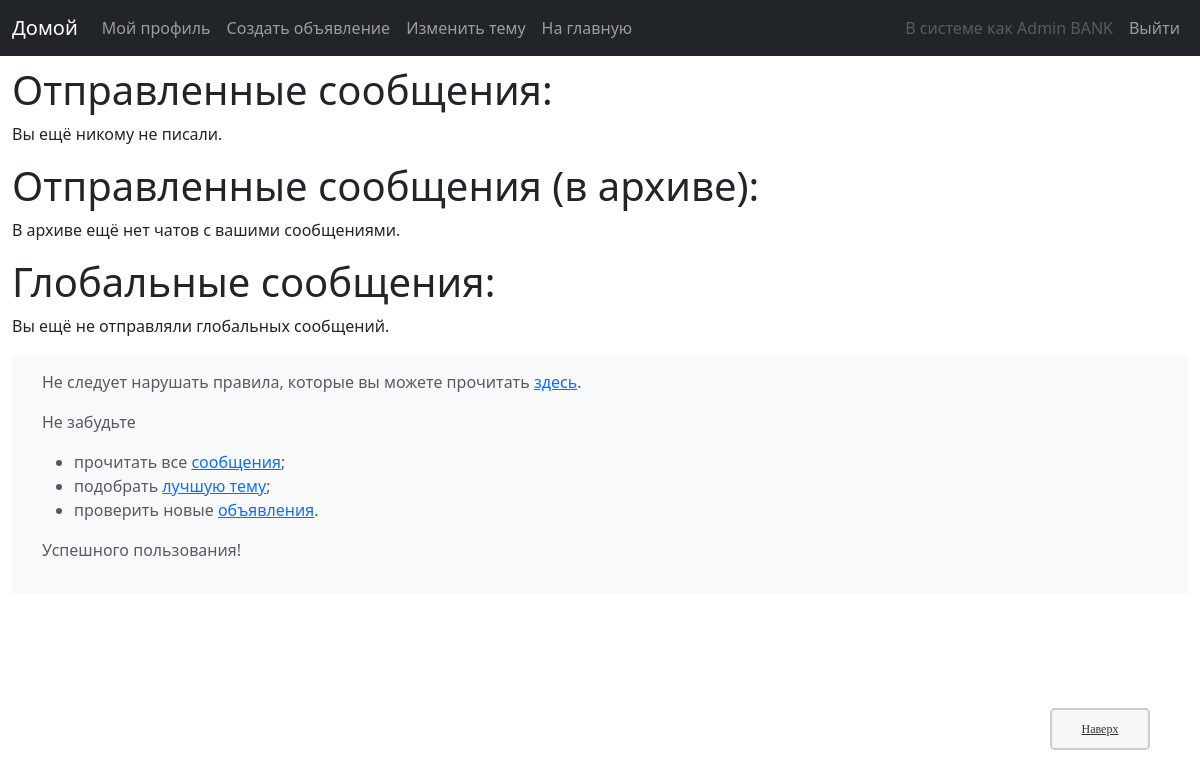
The page /messenger/messages/edit/ (signed in) on the database as committed earlier.
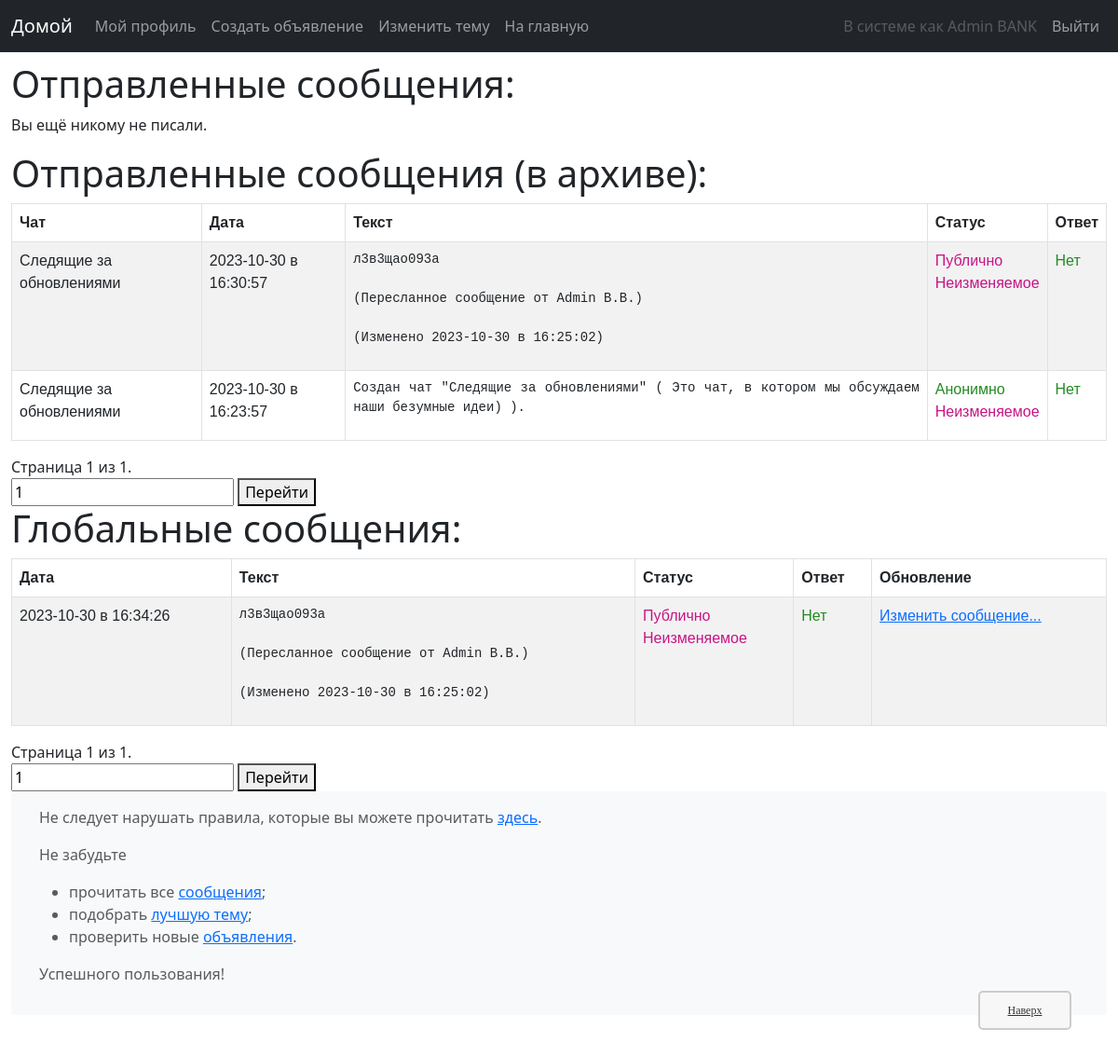
The same page on the database as committed later.
### messenger/models.py (models this page shows, shortened)
class message(models.Model):
    date = models.DateField(default=datetime.date(year=1, month=1, day=1), verbose_name='Дата:')
    time = models.TimeField(default=datetime.time(hour=0), verbose_name="Время:")
    receiver = models.ForeignKey('chat', blank=True, on_delete=models.CASCADE, null=True, verbose_name="Получатель:")
    creator = models.ForeignKey(account, on_delete=models.CASCADE, null=True, verbose_name="Отправитель:")
    text = EncryptedTextField(verbose_name='Текст:')
    anonim = models.BooleanField(default=False, verbose_name='Если вы хотите отправить это сообщение анонимно, поставьте здесь галочку.')
    id = models.UUIDField(primary_key=True, default=uuid.uuid4, help_text="Уникальный ID сообщения.")
    date_of_edit = models.DateField(default=datetime.date(year=1, month=1, day=1), verbose_name="Дата последнего измененния:")
    time_of_edit = models.TimeField(default=datetime.time(hour=0), verbose_name="Время последнего изменения:")
    editable = models.BooleanField(default=True, editable=False)
    history = models.BooleanField(default=False, editable=False)
    anonim_legacy = models.BooleanField(default=False, editable=False)
    answer_for = models.ForeignKey('message', blank=True, on_delete=models.CASCADE, null=True, verbose_name="Ответ на сообщение:")
    def get_absolute_url(self):
        x = chat_valid.objects.get(what_chat=self.receiver) if self.receiver is not None else None
        flag = x is not None
        if not flag:
            flag = self.receiver is None
        else: flag = x.avaliable
        return reverse('messages-edit-n', args=[str(self.id)]) if flag else None
    def get_date(self):
        return f'{self.date} в {self.time}'.split('.')[0]
    def anonim_status(self):
        return 'Анонимно' if self.anonim or self.anonim_legacy else 'Публично'
    def display_text(self):
        f = self.date == self.date_of_edit and self.time == self.time_of_edit
        add_text = text.get_change_msg(self.date_of_edit, self.time_of_edit) if not f else ''
        return f'{crypto.decode(self.text["key"], self.text["alf"], self.text["msg"], self.text["msg_d"])}' + add_text
    class Meta:
        ordering = ["-date", "-time"]

class chat(models.Model):
    cnt = models.IntegerField(default=1, editable=False)
    name = models.CharField(max_length=50, default='', verbose_name='Название чата:')
    description = models.CharField(max_length=500, default='', verbose_name='Описание чата:')
    creator = models.ForeignKey(account, related_name='creator_chat', on_delete=models.CASCADE, null=True, verbose_name="Создатель:")
    anonim = models.BooleanField(default=False, verbose_name='Если вы хотите сделать чат анонимным, поставьте здесь галочку. Этот параметр неизменяем.')
    anonim_legacy = models.BooleanField(default=False, verbose_name='Поставьте галочку, если хотите разрешить участникам отправлять анонимные сообщения.')
    avaliable_resend_messages = models.BooleanField(default=True, verbose_name='Поставьте галочку, если хотите разрешить пересылать сообщения из этого чата.')
    chat_ico = models.ImageField(verbose_name="Иконка чата:")
    id = models.UUIDField(primary_key=True, default=uuid.uuid4, help_text="Уникальный ID чата.")
    class Meta:
        ordering = ["name"]

### messenger/views/messages.py (the view)
@login_required
def home_send(request):
    mess_pr = message.objects.filter(creator=request.user.account).exclude(receiver=None)
    mess_pr_ = message.objects.filter(creator=request.user.account).exclude(receiver=None)
    if list(mess_pr) != []:
        i = 0
        while True:
            if not chat_valid.objects.get(what_chat=mess_pr[i].receiver).avaliable:
                mess_pr = mess_pr.exclude(id=mess_pr[i].id)
                i -= 1
            i += 1
            if i >= len(mess_pr): break
    if list(mess_pr_) != []:
        i = 0
        while True:
            if chat_valid.objects.get(what_chat=mess_pr_[i].receiver).avaliable:
                mess_pr_ = mess_pr_.exclude(id=mess_pr_[i].id)
                i -= 1
            i += 1
            if i >= len(mess_pr_): break
    mess_pub = message.objects.filter(creator=request.user.account).filter(receiver=None)
    paginator1 = Paginator(mess_pr, 25)
    paginator2 = Paginator(mess_pub, 25)
    paginator3 = Paginator(mess_pr_, 25)
    page1 = request.GET.get('page1')
    page2 = request.GET.get('page2')
    page3 = request.GET.get('page3')
    try:
        items1 = paginator1.page(page1)
    except PageNotAnInteger:
        items1 = paginator1.page(1)
    except EmptyPage:
        items1 = paginator1.page(paginator1.num_pages)
    try:
        items2 = paginator2.page(page2)
    except PageNotAnInteger:
        items2 = paginator2.page(1)
    except EmptyPage:
        items2 = paginator2.page(paginator2.num_pages)
    try:
        items3 = paginator3.page(page3)
    except PageNotAnInteger:
        items3 = paginator3.page(1)
    except EmptyPage:
        items3 = paginator3.page(paginator3.num_pages)
    return render(
        request,
        'messenger/messages/messages_list.html',
        context={'messages': items1, 'messages_public': items2, 'items3': items3,},
    )

### bank/models.py (called while the page is built)
    def short_name(self):
        return f'{self.last_name} {self.first_name}'

### messenger/models.py (called while the page is built)
    def from_db_value(self, value, expression, connection):
        if value is None:
            return []
        return json.loads(value)

    def from_db_value(self, value, expression, connection):
        if value is None:
            return {"msg": "", "msg_d": "", "key": "", "alf": ""}
        try: return json.loads(value)
        except: return {"msg": "", "msg_d": "", "key": "", "alf": "BOTH"}

### utils/crypto.py (called while the page is built)
def replace_alphas(x: str, key: str, alf: str) -> int:
    key = encrypting_key(key, alf)
    dict_ = {f"{key[(i + 1) * 10 % len(key)]}": hex(i)[2:] for i in range(16)}
    return int(''.join([dict_[s] for s in x]), 16)

### utils/gens.py (called while the page is built)
def encrypting_key(key: str, alf: str) -> str:
    return key

def three_n_plus_one(i: int):
    return i // 2 if i & 1 == 0 else 3 * i + 1

def gen_shift(length: int, seed: int) -> list:
    rs = []
    x = seed
    for i in range(length):
        rs.append(x)
        x = three_n_plus_one(x)
        if x == 4:
            x = seed + 1
            seed += 1
    return rs

### templates/messenger/messages/messages_list.html (shortened to what the changed rows need)
{% extends "messenger/base_generic.html" %}
{% block content %}
<h1>Отправленные сообщения:</h1>
{% if messages %}
<table class="table table-striped table-bordered" cellpadding=30px>
    <thead>
        <tr>
            <th scope="col">Чат</th>
            <th scope="col">Дата</th>
            <th scope="col">Текст</th>
            <th scope="col">Статус</th>
            <th scope="col">Ответ</th>
            <th scope="col">Обновление</th>
        </tr>
    </thead>
    <tbody>
        {% for element in messages %}
        <tr>
            <td>{{ element.receiver.name }}</td>
            <td>{{ element.get_date }}</td>
            <td><pre class="text-break multiple-text">{{ element.display_text }}</pre></td>
            <td>
                <span {% if element.anonim %} class="green" {% elif not element.anonim_legacy %} class="red" {% endif %}>
                {{ element.anonim_status }}</span>
                <br />
                {% if element.editable %}
                <span class="green">Изменяемое</span>
                {% else %}
                <span class="red">Неизменяемое</span>
                {% endif %}
            </td>
            <td>{% if element.answer_for %}
                <a class="red" href="{{ element.get_absolute_url_for_view_answer }}">{{ element.get_text_for_view_answer }}</a>
                {% else %}<span class="green">Нет</span>{% endif %}</td>
            <td class="td"><a href="{{ element.get_absolute_url }}">Изменить сообщение...</a></td>
        </tr>
        {% endfor %}
    </tbody>
</table>
{% if messages.has_previous %}
    <a href="?page1={{ messages.previous_page_number }}">Предыдущая страница</a>
{% endif %}
<span class="page-current">
    Страница {{ messages.number }} из {{ messages.paginator.num_pages }}.
</span>
{% if messages.has_next %}
    <a href="?page1={{ messages.next_page_number }}">Следующая страница</a>
{% endif %}
<form method="GET" action="{% url 'messages-edit' %}">
    <input type="text" name="page1" value="{{ messages.number }}" />
    <button type="submit">Перейти</button>
</form>
{% else %}
    <p>Вы ещё никому не писали.</p>
{% endif %}
<h1>Отправленные сообщения (в архиве):</h1>
{% if items3 %}
<table class="table table-striped table-bordered" cellpadding=30px>
    <thead>
        <tr>
            <th scope="col">Чат</th>
            <th scope="col">Дата</th>
            <th scope="col">Текст</th>
            <th scope="col">Статус</th>
            <th scope="col">Ответ</th>
        </tr>
    </thead>
    <tbody>
        {% for element in items3 %}
        <tr>
            <td>{{ element.receiver.name }}</td>
            <td>{{ element.get_date }}</td>
            <td><pre class="text-break multiple-text">{{ element.display_text }}</pre></td>
            <td>
                <span {% if element.anonim %} class="green" {% elif not element.anonim_legacy %} class="red" {% endif %}>
                {{ element.anonim_status }}</span>
                <br />
                {% if element.editable %}
                <span class="green">Изменяемое</span>
                {% else %}
                <span class="red">Неизменяемое</span>
                {% endif %}
            </td>
            <td>{% if element.answer_for %}
                <a class="red" href="{{ element.get_absolute_url_for_view_answer }}">{{ element.get_text_for_view_answer }}</a>
                {% else %}<span class="green">Нет</span>{% endif %}</td>
        </tr>
        {% endfor %}
    </tbody>
</table>
<span class="page-current">
    Страница {{ items3.number }} из {{ items3.paginator.num_pages }}.
</span>
<form method="GET" action="{% url 'messages-edit' %}">
    <input type="text" name="page3" value="{{ items3.number }}" />
    <button type="submit">Перейти</button>
</form>
{% else %}
    <p>В архиве ещё нет чатов с вашими сообщениями.</p>
{% endif %}
<h1>Глобальные сообщения:</h1>
{% if messages_public %}
<table class="table table-striped table-bordered" cellpadding=30px>
    <thead>
        <tr>
            <th scope="col">Дата</th>
            <th scope="col">Текст</th>
            <th scope="col">Статус</th>
            <th scope="col">Ответ</th>
            <th scope="col">Обновление</th>
        </tr>
    </thead>
    <tbody>
        {% for element in messages_public %}
        <tr>
            <td>{{ element.get_date }}</td>
            <td><pre class="text-break multiple-text">{{ element.display_text }}</pre></td>
            <td>
                <span {% if element.anonim %} class="green" {% elif not element.anonim_legacy %} class="red" {% endif %}>
                {{ element.anonim_status }}</span>
                <br />
                {% if element.editable %}
                <span class="green">Изменяемое</span>
                {% else %}
                <span class="red">Неизменяемое</span>
                {% endif %}
            </td>
            <td>{% if element.answer_for %}
                <a class="red" href="{{ element.get_absolute_url_for_view_answer }}">{{ element.get_text_for_view_answer }}</a>
                {% else %}<span class="green">Нет</span>{% endif %}</td>
            <td class="td"><a href="{{ element.get_absolute_url }}">Изменить сообщение...</a></td>
        </tr>
        {% endfor %}
    </tbody>
</table>
<span class="page-current">
    Страница {{ messages_public.number }} из {{ messages_public.paginator.num_pages }}.
</span>
<form method="GET" action="{% url 'messages-edit' %}">
    <input type="text" name="page2" value="{{ messages_public.number }}" />
    <button type="submit">Перейти</button>
</form>
{% else %}
    <p>Вы ещё не отправляли глобальных сообщений.</p>
{% endif %}
{% endblock %}

Rows that differ between the two databases and show on the page:
added message: receiver.name "Следящие за обновлениями", get_date "2023-10-30 в 16:30:57", display_text "л3в3щао093а (Пересланное сообщение от Admin B.B.) (Изменено 2023-10-30 в 16:25:02)", anonim_status "Публично", editable "Неизменяемое", shows "Нет", shown under "Отправленные сообщения (в архиве):"
added message: receiver.name "Следящие за обновлениями", get_date "2023-10-30 в 16:23:57", display_text "Создан чат \"Следящие за обновлениями\" ( Это чат, в котором мы обсуждаем наши безумные идеи) ).", anonim_status "Анонимно", editable "Неизменяемое", shows "Нет", shown under "Отправленные сообщения (в архиве):"
added message: get_date "2023-10-30 в 16:34:26", display_text "л3в3щао093а (Пересланное сообщение от Admin B.B.) (Изменено 2023-10-30 в 16:25:02)", anonim_status "Публично", editable "Неизменяемое", shows "Нет", shown under "Глобальные сообщения:"
Other text that changed with them:
{{ items3.number }}: (not shown) → "1"
{{ items3.paginator.num_pages }}: (not shown) → "1"
form field page3: (not shown) → "1"
{{ messages_public.number }}: (not shown) → "1"
{{ messages_public.paginator.num_pages }}: (not shown) → "1"
form field page2: (not shown) → "1"
text no longer shown: "В архиве ещё нет чатов с вашими сообщениями. Вы ещё не отправляли глобальных сообщений."
text now shown: "Чат Дата Текст Статус Ответ Страница из . Перейти Дата Текст Статус Ответ Обновление Страница из . Перейти"
